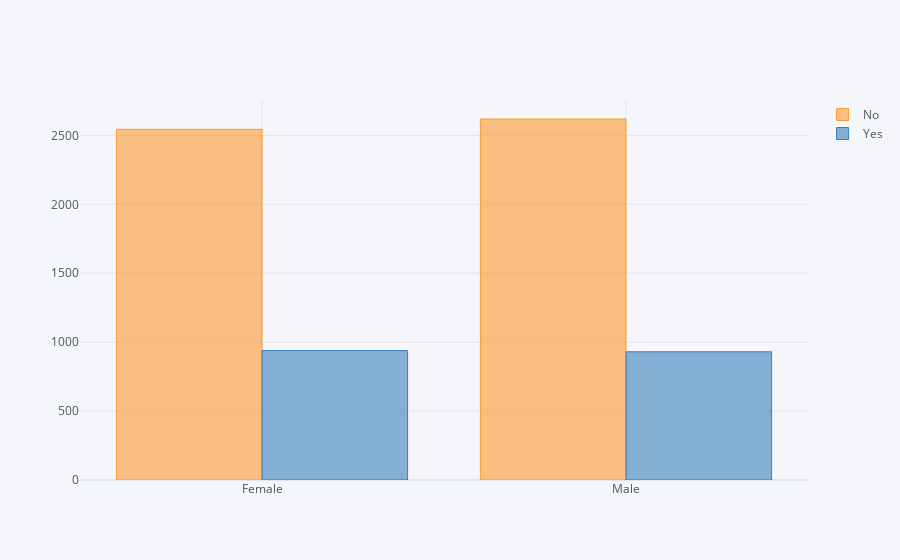
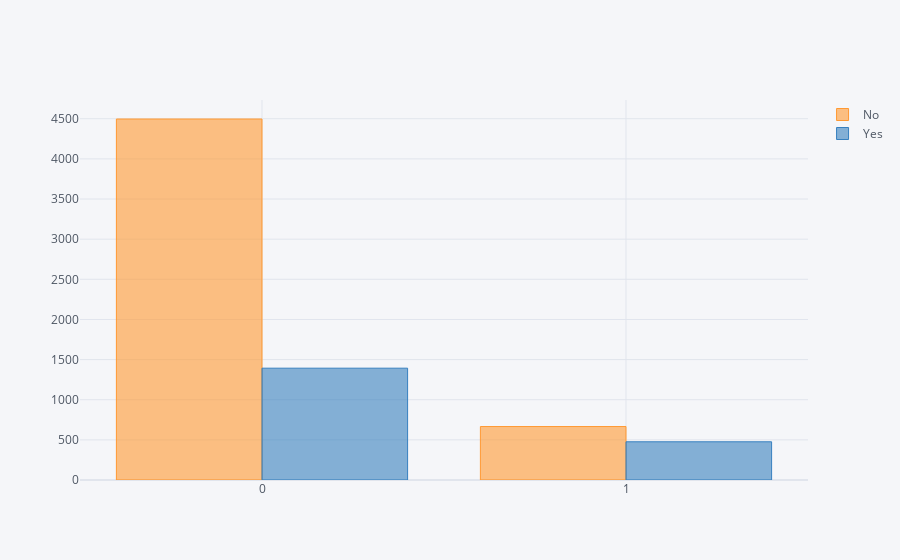
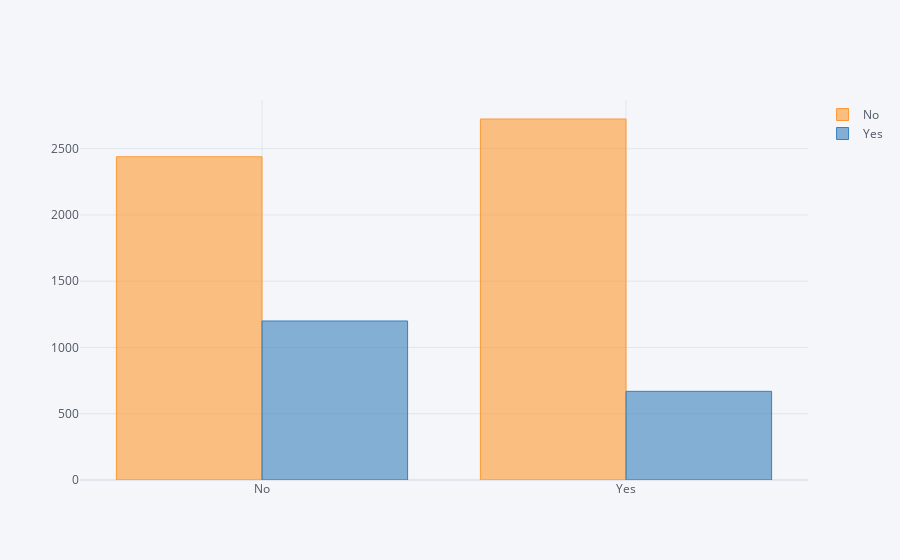
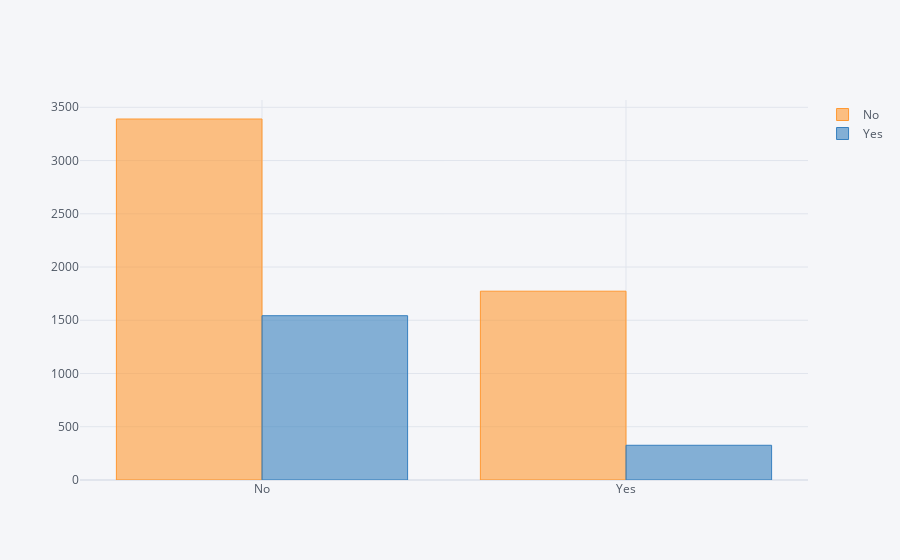

Here is the notebook cell these charts were saved with, in order:
### Markdown cell above
### IDV Objective With DV

### Code cell
EDA_obj(df, Objcols, target)

### Figure 1 — Plotly figure (JSON) as saved in the notebook; plotly's stock layout.template omitted (floating-point values rounded to 4 significant figures)
{"data": [{"marker": {"color": "rgba(255, 153, 51, 0.6)", "line": {"color": "rgba(255, 153, 51, 1.0)", "width": 1}}, "name": "No", "orientation": "v", "text": "", "type": "bar", "x": ["Female", "Male"], "y": [2544, 2619]}, {"marker": {"color": "rgba(55, 128, 191, 0.6)", "line": {"color": "rgba(55, 128, 191, 1.0)", "width": 1}}, "name": "Yes", "orientation": "v", "text": "", "type": "bar", "x": ["Female", "Male"], "y": [939, 930]}], "layout": {"legend": {"bgcolor": "#F5F6F9", "font": {"color": "#4D5663"}}, "paper_bgcolor": "#F5F6F9", "plot_bgcolor": "#F5F6F9", "title": {"font": {"color": "#4D5663"}}, "xaxis": {"gridcolor": "#E1E5ED", "showgrid": true, "tickfont": {"color": "#4D5663"}, "title": {"font": {"color": "#4D5663"}, "text": ""}, "zerolinecolor": "#E1E5ED"}, "yaxis": {"gridcolor": "#E1E5ED", "showgrid": true, "tickfont": {"color": "#4D5663"}, "title": {"font": {"color": "#4D5663"}, "text": ""}, "zerolinecolor": "#E1E5ED"}}}

### Figure 2 — Plotly figure (JSON) as saved in the notebook; plotly's stock layout.template omitted (floating-point values rounded to 4 significant figures)
{"data": [{"marker": {"color": "rgba(255, 153, 51, 0.6)", "line": {"color": "rgba(255, 153, 51, 1.0)", "width": 1}}, "name": "No", "orientation": "v", "text": "", "type": "bar", "x": ["0", "1"], "y": [4497, 666]}, {"marker": {"color": "rgba(55, 128, 191, 0.6)", "line": {"color": "rgba(55, 128, 191, 1.0)", "width": 1}}, "name": "Yes", "orientation": "v", "text": "", "type": "bar", "x": ["0", "1"], "y": [1393, 476]}], "layout": {"legend": {"bgcolor": "#F5F6F9", "font": {"color": "#4D5663"}}, "paper_bgcolor": "#F5F6F9", "plot_bgcolor": "#F5F6F9", "title": {"font": {"color": "#4D5663"}}, "xaxis": {"gridcolor": "#E1E5ED", "showgrid": true, "tickfont": {"color": "#4D5663"}, "title": {"font": {"color": "#4D5663"}, "text": ""}, "zerolinecolor": "#E1E5ED"}, "yaxis": {"gridcolor": "#E1E5ED", "showgrid": true, "tickfont": {"color": "#4D5663"}, "title": {"font": {"color": "#4D5663"}, "text": ""}, "zerolinecolor": "#E1E5ED"}}}

### Figure 3 — Plotly figure (JSON) as saved in the notebook; plotly's stock layout.template omitted (floating-point values rounded to 4 significant figures)
{"data": [{"marker": {"color": "rgba(255, 153, 51, 0.6)", "line": {"color": "rgba(255, 153, 51, 1.0)", "width": 1}}, "name": "No", "orientation": "v", "text": "", "type": "bar", "x": ["No", "Yes"], "y": [2439, 2724]}, {"marker": {"color": "rgba(55, 128, 191, 0.6)", "line": {"color": "rgba(55, 128, 191, 1.0)", "width": 1}}, "name": "Yes", "orientation": "v", "text": "", "type": "bar", "x": ["No", "Yes"], "y": [1200, 669]}], "layout": {"legend": {"bgcolor": "#F5F6F9", "font": {"color": "#4D5663"}}, "paper_bgcolor": "#F5F6F9", "plot_bgcolor": "#F5F6F9", "title": {"font": {"color": "#4D5663"}}, "xaxis": {"gridcolor": "#E1E5ED", "showgrid": true, "tickfont": {"color": "#4D5663"}, "title": {"font": {"color": "#4D5663"}, "text": ""}, "zerolinecolor": "#E1E5ED"}, "yaxis": {"gridcolor": "#E1E5ED", "showgrid": true, "tickfont": {"color": "#4D5663"}, "title": {"font": {"color": "#4D5663"}, "text": ""}, "zerolinecolor": "#E1E5ED"}}}

### Figure 4 — Plotly figure (JSON) as saved in the notebook; plotly's stock layout.template omitted (floating-point values rounded to 4 significant figures)
{"data": [{"marker": {"color": "rgba(255, 153, 51, 0.6)", "line": {"color": "rgba(255, 153, 51, 1.0)", "width": 1}}, "name": "No", "orientation": "v", "text": "", "type": "bar", "x": ["No", "Yes"], "y": [3390, 1773]}, {"marker": {"color": "rgba(55, 128, 191, 0.6)", "line": {"color": "rgba(55, 128, 191, 1.0)", "width": 1}}, "name": "Yes", "orientation": "v", "text": "", "type": "bar", "x": ["No", "Yes"], "y": [1543, 326]}], "layout": {"legend": {"bgcolor": "#F5F6F9", "font": {"color": "#4D5663"}}, "paper_bgcolor": "#F5F6F9", "plot_bgcolor": "#F5F6F9", "title": {"font": {"color": "#4D5663"}}, "xaxis": {"gridcolor": "#E1E5ED", "showgrid": true, "tickfont": {"color": "#4D5663"}, "title": {"font": {"color": "#4D5663"}, "text": ""}, "zerolinecolor": "#E1E5ED"}, "yaxis": {"gridcolor": "#E1E5ED", "showgrid": true, "tickfont": {"color": "#4D5663"}, "title": {"font": {"color": "#4D5663"}, "text": ""}, "zerolinecolor": "#E1E5ED"}}}
